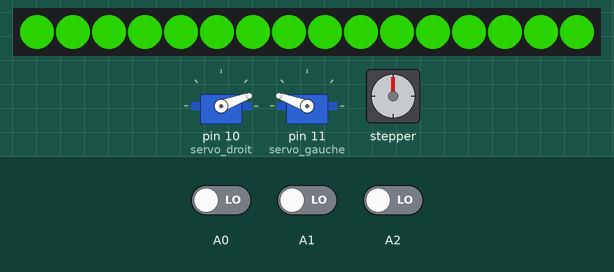
This sketch was run on a simulated Arduino Uno, built with avr-gcc and run on an emulated ATmega328P. Shown: 16 RGB LEDs in strip order, left to right, 2 × servo, stepper motor. Inputs (shaded band) come from the test bench; at power-on: A0 LOW, A1 LOW, A2 LOW. Dim RGB values are drawn brighter than linear; the strip is taken to match the declared colour order; stepper angles assume 8 steps per turn.

Above: at 1.2 s.
1.3 s: A0 driven HIGH
At 1.5 s:
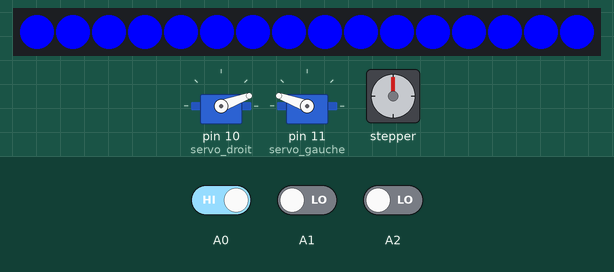
6.1 s: A0 driven LOW
8.3 s: A1 driven HIGH
At 8.48 s:
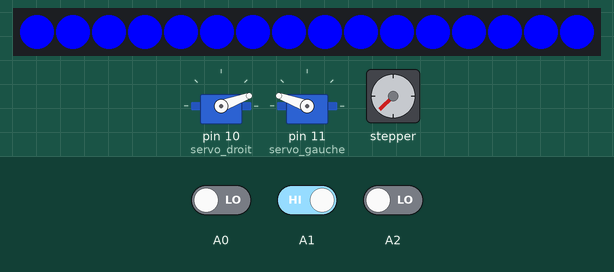
13.6 s: A2 driven LOW
15.5 s: A2 driven HIGH
At 16.0 s:
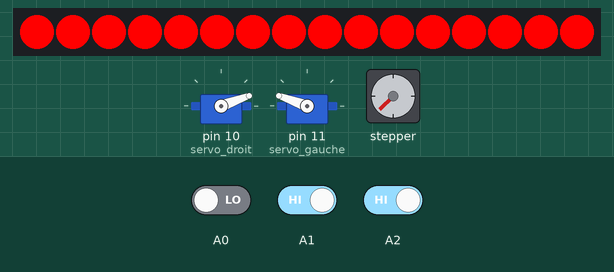
Timing chart, 0 to 18.5 s (numbered marks = the images above; inputs shaded):
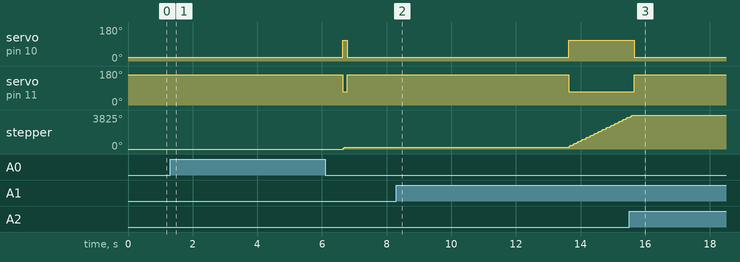

The sketch:

CodeFinal.ino
```cpp
#include <Adafruit_NeoPixel.h>
#include <Servo.h>
#include <Stepper.h>

#define STEPPER_SPEED 500
#define FADDING_COLOR 0x35FF00
#define FADDING_DELAY 50
#define TAKE_COLOR 0xFF0000
#define TAKE_BLINK_DELAY 500
#define TURN_COLOR 0xFFFFFF
#define TURN_DELAY 50
#define OK_COLOR 0x0000FF
#define OK_WAIT_DELAY 5000
#define OK_BLINK_DELAY 250

bool state = true; // True = mode attente, false = mode statuette
bool initialized = false; // Dit si l'état actuel est initialisé ou pas
Adafruit_NeoPixel ledStrip = Adafruit_NeoPixel(16, 3, NEO_RGB + NEO_KHZ800);
int brightness; // Fadding purpose
bool dir; // Savoir dans quelle direction faire varier la brightness
Servo servo_droit; // pin 10
Servo servo_gauche; // pin 11
Stepper stepper(8, 6, 7, 5, 4);
int led = 0; // Pour l'animation de rotation

void setup() {
  ledStrip.begin();
  ledStrip.setBrightness(255);
  servo_droit.attach(10);
  servo_gauche.attach(11);
  Serial.begin(9600); // Pour debug
  stepper.setSpeed(500);
}

void loop() {
  if (state) {
    if (!initialized) {

      brightness = 10;
      dir = true;
      ledStrip.show();
      servo_droit.write(20);
      servo_gauche.write(180-20);
      initialized = true;

      // On vérifie que la vitrine soit vide avant d'attendre qu'on la remplisse
      bool on = true;
      while (digitalRead(A0) == HIGH || digitalRead(A1) == HIGH) {
        ledStrip.fill(on ? TAKE_COLOR : 0x000000, 0, 16);
        ledStrip.show();
        delay(TAKE_BLINK_DELAY);
        on = !on;
      }

      ledStrip.fill(FADDING_COLOR, 0, 16);

    } else {

      // Animation des LEDs
      ledStrip.setBrightness(brightness);

      if (dir) {
        brightness = brightness + 5;
        if (brightness >= 255) {
          dir = false;
        }
      } else {
        brightness = brightness - 5;
        if (brightness <= 5) {
          dir = true;
        }
      }

      ledStrip.show();

      // Détection du changement d'état
      if (digitalRead(A0) == HIGH || digitalRead(A1) == HIGH) {
        initialized = false;
        state = false;
      }

      // Délai
      delay(FADDING_DELAY);


    }
  } else {
    if (!initialized) {

      int i = 0;
      ledStrip.setBrightness(255);
      bool on = true;
      while (i * OK_BLINK_DELAY <= OK_WAIT_DELAY)
      {
        ledStrip.fill(on ? OK_COLOR : 0x000000, 0, 16);
        ledStrip.show();
        delay(OK_BLINK_DELAY);
        i++;
        on = !on;
      }
      ledStrip.fill(0x000000, 0, 16);
      dir = true;
      ledStrip.show();
      servo_droit.write(110);
      servo_gauche.write(180-110);
      initialized = true;

    } else {

      // Animation des LEDs
      ledStrip.setPixelColor(led, 0x000000);
      led = (led+1) % 16;
      ledStrip.setPixelColor(led, TURN_COLOR);

      ledStrip.show();

      // Animation du stepper
      stepper.step(5);

      // Détection du changement d'état
      if (digitalRead(A2) == HIGH || digitalRead(A0) == LOW && digitalRead(A1) == LOW ) {
        initialized = false;
        state = true;
      }

      // Délai
      delay(TURN_DELAY);

    }
  }
}
```

Measured:
- after the input at 1.3 s, the LEDs: first differ from a run without the input after 0.08 s (image 1)
- after the input at 6.1 s, stepper: goes on until 6.7 s, then stays 225°
- after the input at 8.3 s, the LEDs: first differ from a run without the input after 0.06 s (image 2)
- after the input at 15.5 s, servo on pin 10 (servo_droit): 110° → 20° after 0.16 s; servo on pin 11 (servo_gauche): 70° → 160° after 0.16 s; stepper: goes on until 15.6 s, then stays 3825°; the LEDs: first differ from a run without the input after 0.16 s (image 3)
- what the display in image 3 shows lasts 0.5 s, from 15.7 s to 16.2 s
